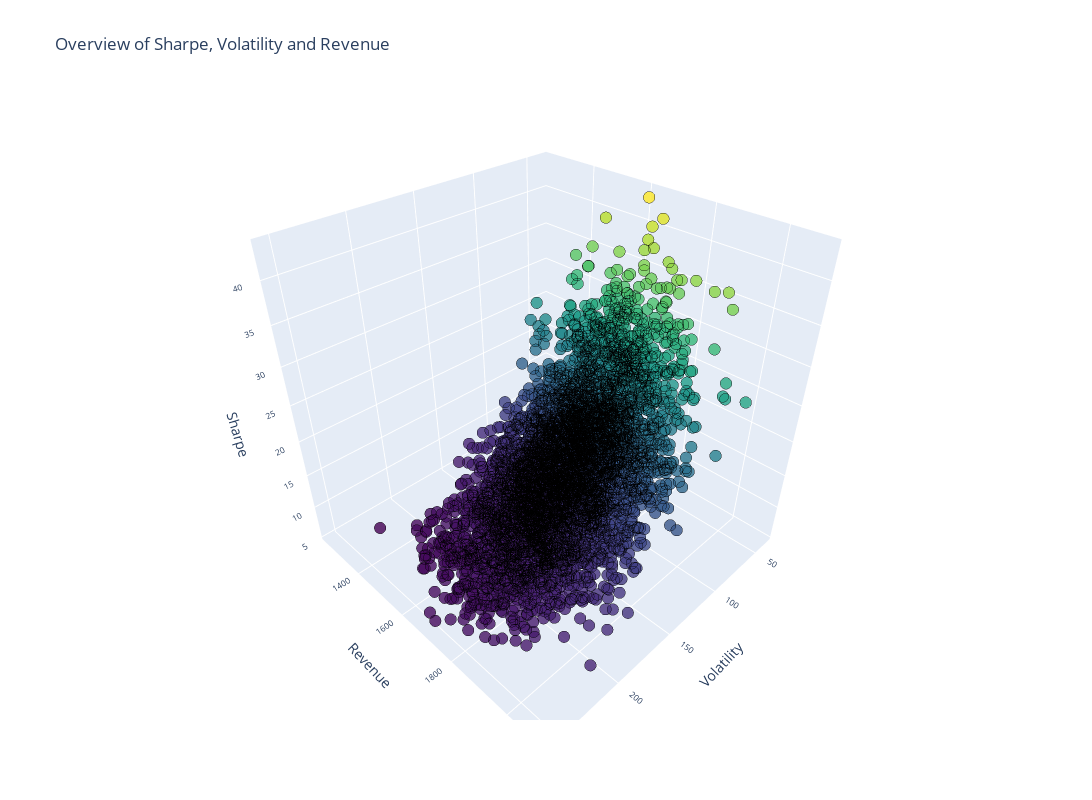

Notebook source saved alongside this figure:
### Code cell
scatter3d_trace = go.Scatter3d(
    x=portfolio["Volatility"],
    y=portfolio["Revenue"],
    z=portfolio["Sharpe"],
    mode='markers',
    marker=dict(
        size=4,                    
        color=portfolio["Sharpe"],                   
        colorscale='Viridis',      
        opacity=0.8,
        line=dict(width=0.5, color='black') 
    )
)

layout = go.Layout(
    title='Overview of Sharpe, Volatility and Revenue',
    scene=dict(
        xaxis=dict(title='Volatility'),
        yaxis=dict(title='Revenue'),
        zaxis=dict(title='Sharpe')
    )
)

fig = go.Figure(data=[scatter3d_trace], layout=layout)

fig.update_layout(
    width=1200,  
    height=800,  
    scene=dict(
        xaxis=dict(title='Volatility', tickfont=dict(size=10)),  # Adjust axis label font size
        yaxis=dict(title='Revenue', tickfont=dict(size=10)),      # Adjust axis label font size
        zaxis=dict(title='Sharpe', tickfont=dict(size=10)),  # Adjust axis label font size
        camera_eye=dict(x=1.2, y=1.2, z=1.2)  # Adjust camera position
    ),
)
fig.show(renderer="svg")

### Figure 1 — Plotly figure (JSON) as saved in the notebook; plotly's stock layout.template omitted (floating-point values rounded to 4 significant figures; data arrays with more than 128 entries replaced by an {"elided": "..."} marker saying what was removed)
{"data": [{"marker": {"color": {"elided": "5000 float values"}, "colorscale": [[0, "#440154"], [0.1111, "#482878"], [0.2222, "#3e4989"], [0.3333, "#31688e"], [0.4444, "#26828e"], [0.5556, "#1f9e89"], [0.6667, "#35b779"], [0.7778, "#6ece58"], [0.8889, "#b5de2b"], [1, "#fde725"]], "line": {"color": "black", "width": 0.5}, "opacity": 0.8, "size": 4}, "mode": "markers", "type": "scatter3d", "x": {"elided": "5000 float values"}, "y": {"elided": "5000 float values"}, "z": {"elided": "5000 float values"}}], "layout": {"height": 800, "scene": {"camera": {"eye": {"x": 1.2, "y": 1.2, "z": 1.2}}, "xaxis": {"tickfont": {"size": 10}, "title": {"text": "Volatility"}}, "yaxis": {"tickfont": {"size": 10}, "title": {"text": "Revenue"}}, "zaxis": {"tickfont": {"size": 10}, "title": {"text": "Sharpe"}}}, "title": {"text": "Overview of Sharpe, Volatility and Revenue"}, "width": 1200}}
